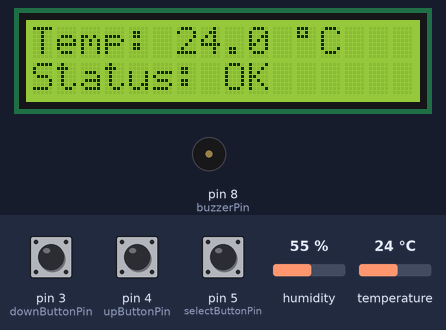
A sketch run on a simulated Teensy 4. On the bench: 16×2 character LCD, buzzer (waves = sounding). Inputs (shaded band) come from the test bench; at power-on: temperature 24 °C, pin 3 (downButtonPin) HIGH, pin 5 (selectButtonPin) HIGH, pin 4 (upButtonPin) HIGH, humidity 55 %. What the sketch prints to the serial monitor is not drawn.

Above: at 1.2 s.
1.3 s: temperature set to 19 °C
At 5.0 s:
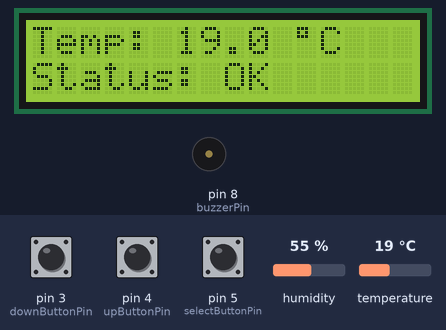
5.6 s: temperature set to 16 °C
At 9.3 s:
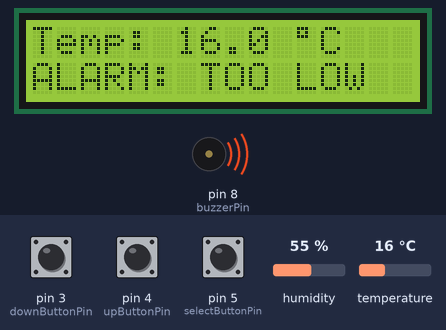
9.6 s: pin 3 (downButtonPin) pulled LOW for 0.15 s
At 9.86 s:
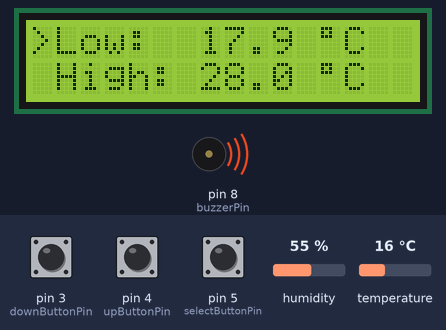
11.6 s: pin 5 (selectButtonPin) pulled LOW for 0.15 s
At 11.88 s:
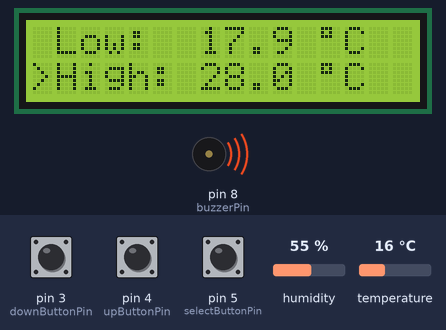
13.6 s: temperature set to 33 °C
At 16.6 s:
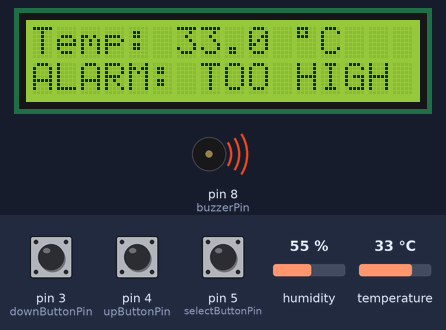
17.6 s: pin 4 (upButtonPin) pulled LOW for 0.15 s
At 17.86 s:
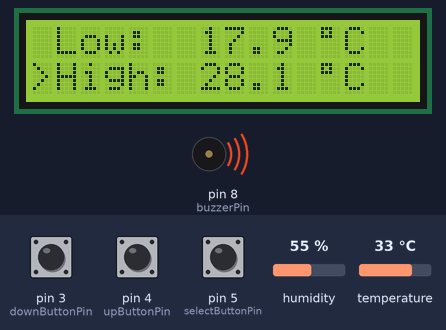
Timing chart, 0 to 20.6 s (numbered marks = the images above; inputs shaded):
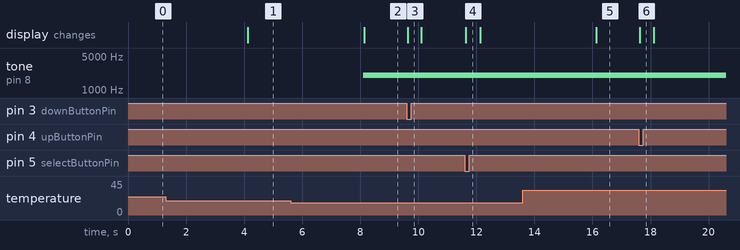

The sketch:

temperature_alarm.ino
```cpp
// Temperature alarm: reads a DHT11, sounds a buzzer outside the threshold, shows the
// temperature on an I2C LCD and talks to the website (../dashboard) over WebSerial. Three
// buttons change the threshold on the board itself. Built for an Arduino Mega.
//
// This file only creates the objects of the design and runs them; it holds no behaviour.
//   behaviour  src/        the classes of ../impl, verified against ../diagrams
//                          (copied here by ../tools/sync_firmware.py; edit ../impl instead)
//   hardware   hal_arduino.cpp
//   wiring     board_config.h
//
// Libraries: "DHT sensor library" (Adafruit) and "LiquidCrystal I2C" (Frank de Brabander).

#include "board_config.h"
#include "src/tempalarm/command_handler.hpp"
#include "src/tempalarm/temperature_monitor.hpp"
#include "src/tempalarm/threshold_editor.hpp"

using namespace tempalarm;

Threshold threshold(board::startLow, board::startHigh);
TemperatureSensor sensor(board::sensorPin);
Buzzer buzzer(board::buzzerPin);
LcdDisplay display(board::lcdColumns);
SerialLink serialLink;
TemperatureMonitor monitor(sensor, threshold, buzzer, display, serialLink, board::measureIntervalMs);
CommandHandler commands(serialLink, threshold);
ThresholdEditor editor(board::selectButtonPin, board::upButtonPin, board::downButtonPin,
                       threshold, display, serialLink);

void setup()
{
    board::begin();
}

void loop()
{
    commands.poll();               // a threshold change from the website, if one arrived
    editor.poll(millis());         // a threshold change from the buttons, if one was pressed
    monitor.update(millis());      // a measurement, if one is due
}
```

button.cpp
```cpp
#include "tempalarm/button.hpp"

#include "tempalarm/hal.hpp"

namespace tempalarm {

namespace {

const uint32_t bounceMs = 50;

}  // namespace

Button::Button(int pin) : pin_(pin) {}

bool Button::wasPressed(uint32_t nowMs)
{
    const bool down = hal::isButtonDown(pin_);
    if (down == down_ || static_cast<uint32_t>(nowMs - changedMs_) < bounceMs)
    {
        return false;
    }
    down_ = down;
    changedMs_ = nowMs;
    return down;
}

}  // namespace tempalarm
```

buzzer.cpp
```cpp
#include "tempalarm/buzzer.hpp"

#include "tempalarm/hal.hpp"

namespace tempalarm {

Buzzer::Buzzer(int pin) : pin_(pin) {}

void Buzzer::turnOn()
{
    on_ = true;
    hal::writePin(pin_, true);
}

void Buzzer::turnOff()
{
    on_ = false;
    hal::writePin(pin_, false);
}

bool Buzzer::isOn() const { return on_; }

}  // namespace tempalarm
```

command_handler.cpp
```cpp
#include "tempalarm/command_handler.hpp"

namespace tempalarm {

CommandHandler::CommandHandler(SerialLink& link, Threshold& threshold)
    : link_(link), threshold_(threshold)
{
}

void CommandHandler::poll()
{
    const Text line = link_.readLine();
    if (line == nullptr)
    {
        return;
    }
    const Command command = parser_.parse(line);
    Text reply = nullptr;
    if (command.kind == CommandKind::SetThreshold && threshold_.set(command.low, command.high))
    {
        reply = formatter_.formatThreshold(threshold_);
    }
    else if (command.kind == CommandKind::GetThreshold)
    {
        reply = formatter_.formatThreshold(threshold_);
    }
    else
    {
        reply = formatter_.formatRejected();   // unknown, malformed, or an invalid range
    }
    link_.writeLine(reply);
}

}  // namespace tempalarm
```

command_parser.cpp
```cpp
#include "tempalarm/command_parser.hpp"

#include <string.h>

namespace tempalarm {

namespace {

const char setPrefix[] = "SET,";
const int maxDigits = 6;   // per side of the point: far beyond any temperature, no overflow

bool isDigit(char c) { return c >= '0' && c <= '9'; }

/// Reads one decimal number at @p text that ends at @p terminator: an optional minus,
/// digits, and optionally a point and digits ("-12.5", "30") — the syntax protocol.js
/// writes, and nothing else (no spaces, exponents, "nan" or "inf"). Returns false if
/// there is none. Hand-written instead of strtod(): stricter, faster, and smaller on AVR.
bool number(const char* text, char terminator, float& value, const char*& rest)
{
    const char* p = text;
    const bool negative = *p == '-';
    if (negative)
    {
        ++p;
    }
    long whole = 0;
    int digits = 0;
    for (; isDigit(*p); ++p)
    {
        if (++digits > maxDigits)
        {
            return false;
        }
        whole = whole * 10 + (*p - '0');
    }
    if (digits == 0)
    {
        return false;
    }
    long fraction = 0;
    long scale = 1;
    if (*p == '.')
    {
        ++p;
        digits = 0;
        for (; isDigit(*p); ++p)
        {
            if (++digits > maxDigits)
            {
                return false;
            }
            fraction = fraction * 10 + (*p - '0');
            scale *= 10;
        }
        if (digits == 0)
        {
            return false;
        }
    }
    if (*p != terminator)
    {
        return false;
    }
    const float magnitude = static_cast<float>(whole) + static_cast<float>(fraction) / static_cast<float>(scale);
    value = negative ? -magnitude : magnitude;
    rest = p;
    return true;
}

}  // namespace

Command CommandParser::parse(Text line) const
{
    Command command = {CommandKind::Invalid, 0.0f, 0.0f};
    if (line == nullptr)
    {
        return command;
    }
    if (strcmp(line, "GET") == 0)
    {
        command.kind = CommandKind::GetThreshold;
        return command;
    }
    if (strncmp(line, setPrefix, sizeof setPrefix - 1) != 0)
    {
        return command;
    }
    const char* rest = nullptr;
    float low = 0.0f;
    float high = 0.0f;
    if (number(line + sizeof setPrefix - 1, ',', low, rest) && number(rest + 1, '\0', high, rest))
    {
        command.kind = CommandKind::SetThreshold;
        command.low = low;
        command.high = high;
    }
    return command;
}

}  // namespace tempalarm
```

interval_timer.cpp
```cpp
#include "tempalarm/interval_timer.hpp"

namespace tempalarm {

IntervalTimer::IntervalTimer(uint32_t intervalMs) : intervalMs_(intervalMs) {}

bool IntervalTimer::isDue(uint32_t nowMs)
{
    // Unsigned subtraction: the elapsed time is right even after nowMs wrapped around.
    if (started_ && nowMs - lastMs_ < intervalMs_)
    {
        return false;
    }
    started_ = true;
    lastMs_ = nowMs;
    return true;
}

}  // namespace tempalarm
```

message_formatter.cpp
```cpp
#include "tempalarm/message_formatter.hpp"

#include "number_text.hpp"

namespace tempalarm {

namespace {

const char* statusCode(TemperatureStatus status)
{
    switch (status)
    {
    case TemperatureStatus::Ok: return "OK";
    case TemperatureStatus::TooLow: return "LOW";
    case TemperatureStatus::TooHigh: return "HIGH";
    case TemperatureStatus::SensorError: break;
    }
    return "ERROR";
}

}  // namespace

MessageFormatter::MessageFormatter() { text_[0] = '\0'; }

Text MessageFormatter::formatReading(float celsius, TemperatureStatus status,
                                     const Threshold& threshold)
{
    const size_t size = sizeof text_;
    size_t length = detail::append(text_, size, 0, "T,");
    if (status != TemperatureStatus::SensorError)
    {
        length = detail::appendDecimal(text_, size, length, celsius);
    }
    length = detail::append(text_, size, length, ",");
    length = detail::append(text_, size, length, statusCode(status));
    length = detail::append(text_, size, length, ",");
    length = detail::appendDecimal(text_, size, length, threshold.getLow());
    length = detail::append(text_, size, length, ",");
    detail::appendDecimal(text_, size, length, threshold.getHigh());
    return text_;
}

Text MessageFormatter::formatThreshold(const Threshold& threshold)
{
    const size_t size = sizeof text_;
    size_t length = detail::append(text_, size, 0, "TH,");
    length = detail::appendDecimal(text_, size, length, threshold.getLow());
    length = detail::append(text_, size, length, ",");
    detail::appendDecimal(text_, size, length, threshold.getHigh());
    return text_;
}

Text MessageFormatter::formatRejected()
{
    detail::append(text_, sizeof text_, 0, "ERR,INVALID");
    return text_;
}

}  // namespace tempalarm
```

number_text.hpp
```cpp
#pragma once

// Internal to the library: the text building the formatter and the display share.
// Lives in src/, not in include/, so it is not part of the compared design. avr-libc's
// printf has no %f, so numbers are written by hand.

#include <stddef.h>

namespace tempalarm {
namespace detail {

inline bool isNotANumber(float value) { return value != value; }

/// Appends @p text to the zero-terminated @p out of @p capacity bytes, which holds
/// @p length characters, cutting it off when full. Returns the new length.
inline size_t append(char* out, size_t capacity, size_t length, const char* text)
{
    while (*text != '\0' && length + 1 < capacity)
    {
        out[length++] = *text++;
    }
    out[length] = '\0';
    return length;
}

/// Appends @p value with one decimal, rounded half away from zero ("23.4", "-5.0").
/// Values beyond +-99999 are written as that limit.
inline size_t appendDecimal(char* out, size_t capacity, size_t length, float value)
{
    const float limit = 99999.0f;
    value = value > limit ? limit : (value < -limit ? -limit : value);
    const long tenths = static_cast<long>(value * 10.0f + (value < 0.0f ? -0.5f : 0.5f));
    unsigned long magnitude = tenths < 0 ? 0UL - static_cast<unsigned long>(tenths)
                                         : static_cast<unsigned long>(tenths);
    char reversed[12];
    size_t n = 0;
    reversed[n++] = static_cast<char>('0' + magnitude % 10);
    magnitude /= 10;
    reversed[n++] = '.';
    do
    {
        reversed[n++] = static_cast<char>('0' + magnitude % 10);
        magnitude /= 10;
    } while (magnitude != 0);
    if (tenths < 0)
    {
        reversed[n++] = '-';
    }
    char digits[13];
    for (size_t i = 0; i < n; ++i)
    {
        digits[i] = reversed[n - 1 - i];
    }
    digits[n] = '\0';
    return append(out, capacity, length, digits);
}

}  // namespace detail
}  // namespace tempalarm
```

serial_link.cpp
```cpp
#include "tempalarm/serial_link.hpp"

#include "tempalarm/hal.hpp"

namespace tempalarm {

SerialLink::SerialLink() { line_[0] = '\0'; }

Text SerialLink::readLine()
{
    while (hal::serialAvailable())
    {
        const char c = hal::serialRead();
        if (c == '\n')
        {
            const bool complete = !discarding_ && length_ > 0;   // empty lines are ignored
            line_[length_] = '\0';
            length_ = 0;
            discarding_ = false;
            if (complete)
            {
                return line_;
            }
            continue;
        }
        if (c == '\r' || discarding_)
        {
            continue;
        }
        if (length_ == maxLineLength)                           // too long: drop it all
        {
            discarding_ = true;
            length_ = 0;
            continue;
        }
        line_[length_++] = c;
    }
    return nullptr;
}

void SerialLink::writeLine(Text text) { hal::serialWriteLine(text); }

}  // namespace tempalarm
```

button.hpp
```cpp
#pragma once

#include <stdint.h>

namespace tempalarm {

/// A push button from one input pin to GND. Debounced: a change of the pin counts only
/// when the last accepted change is at least 50 ms old, so a press reacts at once and its
/// contact bounce is ignored.
class Button
{
public:
    explicit Button(int pin);

    /// Call as often as possible with the milliseconds since start.
    /// @return true once for each press, at the moment the button goes down
    bool wasPressed(uint32_t nowMs);

private:
    int pin_;
    bool down_ = false;
    uint32_t changedMs_ = 0;
};

}  // namespace tempalarm
```

buzzer.hpp
```cpp
#pragma once

namespace tempalarm {

/// An active buzzer on one output pin: it sounds while the pin is high.
class Buzzer
{
public:
    explicit Buzzer(int pin);

    void turnOn();
    void turnOff();
    bool isOn() const;

private:
    int pin_;
    bool on_ = false;
};

}  // namespace tempalarm
```

command.hpp
```cpp
#pragma once

#include "command_kind.hpp"

namespace tempalarm {

/// One parsed command. low and high are only meaningful for CommandKind::SetThreshold.
struct Command
{
    CommandKind kind;
    float low;
    float high;
};

}  // namespace tempalarm
```

command_handler.hpp
```cpp
#pragma once

#include "command_parser.hpp"
#include "message_formatter.hpp"
#include "serial_link.hpp"
#include "threshold.hpp"

namespace tempalarm {

/// Carries out the commands the website sends: SET changes the threshold, GET asks for
/// it. Every command is answered, with the threshold ("TH,...") or with "ERR,INVALID".
class CommandHandler
{
public:
    CommandHandler(SerialLink& link, Threshold& threshold);

    CommandHandler(const CommandHandler&) = delete;
    CommandHandler& operator=(const CommandHandler&) = delete;

    /// Call as often as possible: handles at most one complete received line per call.
    void poll();

private:
    SerialLink& link_;              // CommandHandler --> SerialLink : link
    Threshold& threshold_;          // CommandHandler --> Threshold : threshold
    CommandParser parser_;          // CommandHandler *-- CommandParser : parser
    MessageFormatter formatter_;    // CommandHandler *-- MessageFormatter : formatter
};

}  // namespace tempalarm
```

command_kind.hpp
```cpp
#pragma once

namespace tempalarm {

/// What a line received from the website asks for (class diagram: «enumeration»).
enum class CommandKind { SetThreshold, GetThreshold, Invalid };

}  // namespace tempalarm
```

command_parser.hpp
```cpp
#pragma once

#include "command.hpp"
#include "text.hpp"

namespace tempalarm {

/// Reads the lines the website sends: "SET,<low>,<high>" and "GET". Anything else, or a
/// SET whose numbers do not parse, is CommandKind::Invalid. Whether the numbers make a
/// valid range is for the Threshold to decide, not the parser.
class CommandParser
{
public:
    Command parse(Text line) const;
};

}  // namespace tempalarm
```

interval_timer.hpp
```cpp
#pragma once

#include <stdint.h>

namespace tempalarm {

/// Says when the next periodic measurement is due. Due at the first call, then every
/// intervalMs; correct across the wrap-around of the millisecond counter (49.7 days).
class IntervalTimer
{
public:
    explicit IntervalTimer(uint32_t intervalMs);

    /// True once per interval; restarts the interval when it returns true.
    bool isDue(uint32_t nowMs);

private:
    uint32_t intervalMs_;
    uint32_t lastMs_ = 0;
    bool started_ = false;
};

}  // namespace tempalarm
```

message_formatter.hpp
```cpp
#pragma once

#include "temperature_status.hpp"
#include "text.hpp"
#include "threshold.hpp"

namespace tempalarm {

/// Writes the lines the device sends to the website (read by dashboard/js/protocol.js):
///
///     T,<celsius>,<OK|LOW|HIGH|ERROR>,<low>,<high>    one measurement; no celsius on ERROR
///     TH,<low>,<high>                                  the threshold now
///     ERR,INVALID                                      a command that was not accepted
///
/// Numbers have one decimal. The returned text stays valid until the next call.
class MessageFormatter
{
public:
    MessageFormatter();

    Text formatReading(float celsius, TemperatureStatus status, const Threshold& threshold);
    Text formatThreshold(const Threshold& threshold);
    Text formatRejected();

private:
    MessageText text_;
};

}  // namespace tempalarm
```

serial_link.hpp
```cpp
#pragma once

#include <stddef.h>

#include "text.hpp"

namespace tempalarm {

/// The line-oriented serial connection to the website (WebSerial on the other side).
/// Lines end with a newline; a carriage return before it is dropped. A line longer than
/// maxLineLength is discarded up to its newline, so it is never taken for a shorter one.
class SerialLink
{
public:
    SerialLink();

    /// Reads the characters that have arrived. Returns the line once its newline has
    /// arrived; nullptr while it is incomplete. The text stays valid until the next call.
    Text readLine();
    /// Sends @p text followed by a newline.
    void writeLine(Text text);

private:
    LineText line_;
    size_t length_ = 0;
    bool discarding_ = false;
};

}  // namespace tempalarm
```

temperature_sensor.hpp
```cpp
#pragma once

namespace tempalarm {

/// The temperature sensor on one pin (a DHT11 on the Arduino, see hal.hpp).
class TemperatureSensor
{
public:
    explicit TemperatureSensor(int pin);

    /// The temperature now in °C, or NaN when the sensor did not answer.
    float read();

private:
    int pin_;
};

}  // namespace tempalarm
```

temperature_status.hpp
```cpp
#pragma once

namespace tempalarm {

/// What one measurement means, compared with the threshold (class diagram: «enumeration»).
enum class TemperatureStatus { Ok, TooLow, TooHigh, SensorError };

}  // namespace tempalarm
```

text.hpp
```cpp
#pragma once

// Text types shared by the classes. Typedefs, not classes, so they add nothing to the
// class diagram. Fixed-size buffers, no heap: the same code runs on a 2 KB-RAM Arduino.
//
// Headers include each other by file name only ("text.hpp"), so they also resolve when
// tools/sync_firmware.py copies them into the sketch's src/ folder.

#include <stddef.h>

namespace tempalarm {

/// A zero-terminated string the callee does not own.
typedef const char* Text;

/// The longest command line SerialLink accepts, without the newline.
const size_t maxLineLength = 31;
/// The buffer one received line is assembled in.
typedef char LineText[maxLineLength + 1];

/// The longest line MessageFormatter writes, without the newline.
const size_t maxMessageLength = 39;
/// The buffer one outgoing message is formatted in.
typedef char MessageText[maxMessageLength + 1];

}  // namespace tempalarm
```

threshold.hpp
```cpp
#pragma once

#include "temperature_status.hpp"

namespace tempalarm {

/// The allowed temperature range [low, high] in °C, and what a measurement means
/// against it. A value exactly at a limit is still Ok.
class Threshold
{
public:
    /// Constructs the range as given; use set() for values that need checking.
    Threshold(float low, float high);

    float getLow() const;
    float getHigh() const;

    /// Sets the range when -40 <= low < high <= 125 (°C); otherwise leaves it unchanged.
    /// @return whether the range was changed
    bool set(float low, float high);

    /// TooLow below the range, TooHigh above it, SensorError for NaN (a failed reading).
    TemperatureStatus classify(float celsius) const;

private:
    float low_;
    float high_;
};

}  // namespace tempalarm
```

threshold_limit.hpp
```cpp
#pragma once

namespace tempalarm {

/// Which limit of the threshold the buttons change (class diagram: «enumeration»).
enum class ThresholdLimit { Low, High };

}  // namespace tempalarm
```

Source omitted: temperature_monitor.hpp (3378 bytes), threshold_editor.hpp (1605 bytes), temperature_monitor.cpp (2379 bytes), temperature_sensor.cpp (254 bytes), threshold.cpp (1080 bytes), threshold_editor.cpp (1790 bytes), board_config.h (1358 bytes), hal_arduino.cpp (1912 bytes), lcd_display.cpp (2649 bytes), hal.hpp (1153 bytes), lcd_display.hpp (876 bytes)

Measured:
- the behaviour switches between 18 and 17 °C on temperature (found by bisection; images 1 and 2)
- after the input at 1.3 s, the display: changes after 2.8 s (image 1)
- after the input at 5.6 s, tone on pin 8 (buzzerPin): silent → 2000 Hz after 2.5 s; the display: changes after 2.5 s (image 2)
- after the input at 9.6 s, the display: changes at once (image 3)
- after the input at 11.6 s, the display: changes at once (image 4)
- after the input at 13.6 s, the display: changes after 2.5 s (image 5)
- after the input at 17.6 s, the display: changes at once (image 6)
